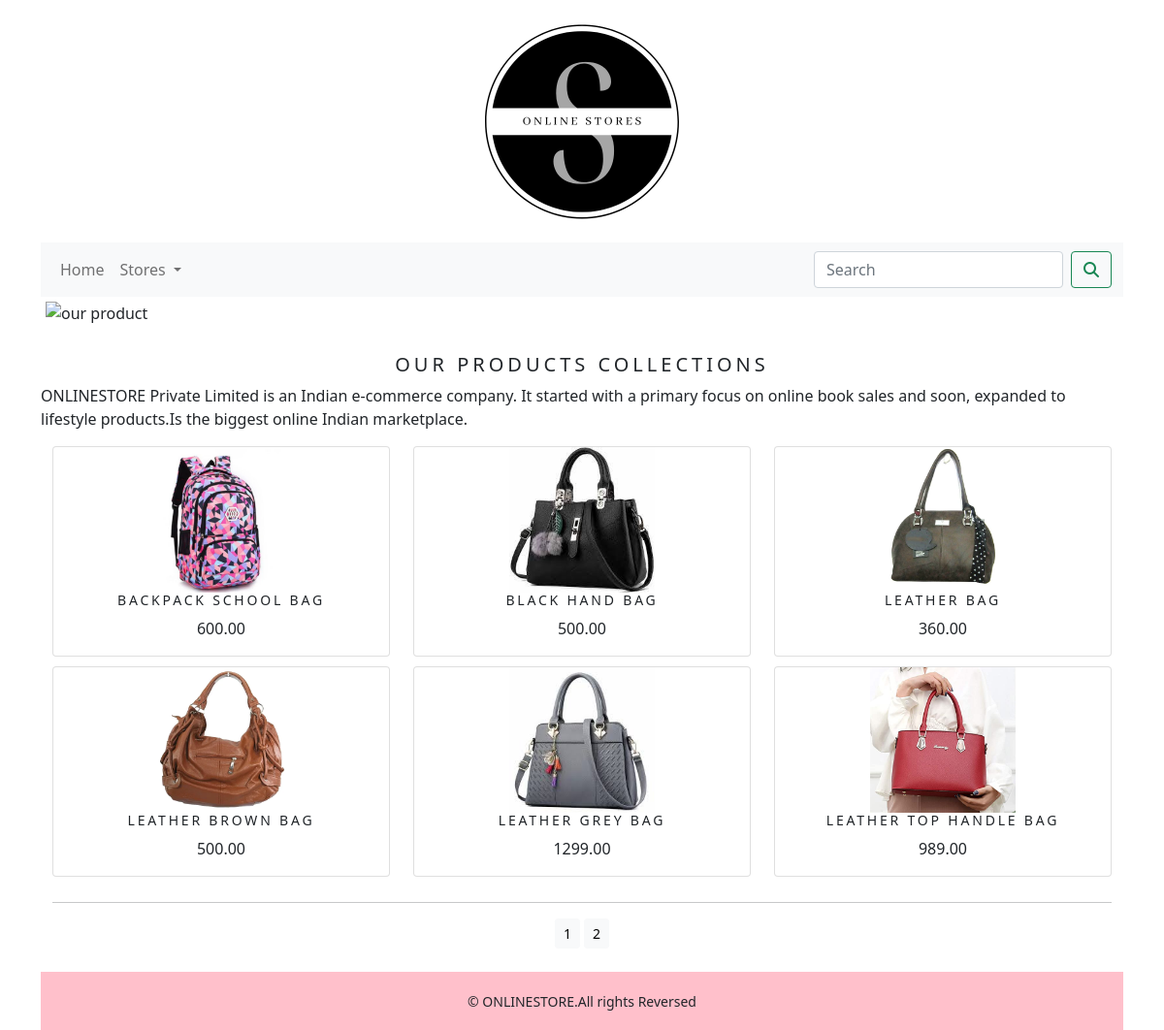
The page /stores/ on the database its author committed.
### stores/models.py (models this page shows, shortened)
class Product(models.Model):
    name = models.CharField(max_length=250, unique=True)
    slug = models.SlugField(max_length=250, unique=True)
    description = models.TextField(blank=True)
    price = models.DecimalField(max_digits=10, decimal_places=2)
    under = models.ForeignKey(Category,on_delete=models.CASCADE)
    image = models.ImageField(upload_to='product', blank=True)
    stock = models.IntegerField()
    available = models.BooleanField(default=True)
    created = models.DateTimeField(auto_now_add=True)
    updated = models.DateTimeField(auto_now=True)
    def get_url(self):
        return reverse('stores:ProdCatDetail', args=[self.under.slug, self.slug])
    class Meta:
        ordering = ('name',)
        verbose_name = 'product'
        verbose_name_plural = 'products'

### stores/views.py (the view)
# urls.py: path('',views.allProdCat,name='allProdCat'),
def allProdCat(request,c_slug=None):
    c_page=None
    products_list=None
    if c_slug!=None:
        c_page=get_object_or_404(Category,slug=c_slug)
        products_list=Product.objects.all().filter(under=c_page, available=True)
    else:
        products_list=Product.objects.all().filter(available=True)
    paginator=Paginator(products_list,6)
    try:
        page=int(request.GET.get('page','1'))
    except:
        page=1
    try:
        products=paginator.page(page)
    except (EmptyPage,InvalidPage):
        products=paginator.page(paginator.num_pages)
    return render(request,'category.html',dict(category=c_page,products=products))

### cartapp/context_processors.py (called while the page is built)
def counter(request):
    item_count=0
    if 'admin' in request.path:
        return {}
    else:
        try:
            cart=Cart.objects.filter(cart_id=_cart_id(request))
            cart_items=CartItem.objects.all().filter(cart=cart[:1])
            for cart_item in cart_items:
                item_count +=cart_item.quantity
        except Cart.DoesNotExist:
            item_count=0
    return dict(item_count=item_count)

### cartapp/views.py (called while the page is built)
def _cart_id(request):
    cart = request.session.session_key
    if not cart:
        cart = request.session.create()
    return cart

### stores/context_processors.py (called while the page is built)
def menu_links(request):
    links=Category.objects.all()
    return dict(links=links)

### stores/models.py (called while the page is built)
    def get_url(self):
        return reverse('stores:products_by_category', args=[self.slug])

### templates/category.html (shortened to what this page needs)
{% extends 'base.html' %}
{% load static %}
{% block content %}
<div class="mx_auto">
  {% if category %}
      <img class="center" src="{{category.image.url}}" alt="{{category.name}}" style="width:450px; height:450px;">
</div>
<br>
      <div>
      <h1 class="text-center my_title">{{category.name}}</h1>
      <p class="text-justify">{{category.description}}</p>
      </div>
  {% else %}
      <div>
        <img class="my_image my_image_padding" src="{% static 'img/banner.png' %}" alt="our product" width="1115px;">
      </div>
       <br>
      <div>
        <h1 class="text-center my_title">Our Products Collections</h1>
        <p class="text-justify">ONLINESTORE Private Limited is an Indian e-commerce company. It started with a primary focus on online book sales and soon, expanded to lifestyle products.Is the biggest online Indian marketplace.</p>
      </div>
  {% endif %}
<div class="container">
  <div class="row">
    {% for product in products.object_list %}
          <div class="my_bottom_margin col-9 col-sm-12 col-md-12 col-lg-4">
              <div class="card text-center" style="min-width:18rem;">
                  <a href="{{product.get_url}}"><img class="card-image-top my_image" src="{{product.image.url}}" alt="{{product.name}}" style="width:150px; height:150px;"></a>
                  <div class="card_body">
                      <h4>{{product.name}}</h4>
                      <p>{{product.price}}</p>
                  </div>
              </div>
          </div>
    {% endfor %}
  </div>
    <div class="mx_auto">
        {% if products.paginator.num_pages > 1 %}
        <hr>
        <div class="text-center">
            {% for pg in products.paginator.page_range %}
            <a href="?page={{pg}}" class="btn btn-light btn-sm {% if product.number == pg %} active {% endif %}"> {{pg}} </a>
            {% endfor %}
        </div>
        {% endif %}
    </div>
    <br>
</div>
{% endblock %}

### templates/base.html (shortened to what this page needs)
{% load static %}
<!DOCTYPE html>
<html lang="en">
<head>
    <link rel="stylesheet" href="{% static 'css/custom.css' %}">
    <link href="{% static 'css/bootstrap.min.css' %}" rel="stylesheet">
</head>
<body>
<div class="container">
    {% include 'header.html' %}
    {% include 'navbar.html' %}
    {% block content %}
    {% endblock %}
</div>
{% include 'footer.html' %}
</body>
</html>

### templates/header.html
{% load static %}
<header>
    <center>
        <a href="{% url 'stores:allProdCat' %}"><img src="{% static 'img/logo.png' %}" alt="logimage" width="250"; height="250";></a>
    </center>
</header>

### templates/navbar.html (shortened to what this page needs)
<nav class="navbar navbar-expand-lg navbar-light bg-light">
  <div class="container-fluid">
    <div class="collapse navbar-collapse" id="navbarSupportedContent">
      <ul class="navbar-nav me-auto mb-2 mb-lg-0">
        <li class="nav-item">
          <a class="nav-link" href="#">Home</a>
        </li>
        <li class="nav-item dropdown {% if 'stores' in request.path %} active {% endif %}">
          <a class="nav-link dropdown-toggle" href="#" id="navbarDropdown" role="button" data-bs-toggle="dropdown" aria-expanded="false">
            Stores
          </a>
        </li>
      </ul>
      <form class="d-flex" action="{% url 'searchapp:Searchresult' %}" method="get">
        <input class="form-control me-2" type="search" placeholder="Search" name="q" aria-label="Search">
        <button class="btn btn-outline-success" type="submit"><i class="fa fa-search"></i> </button>
      </form>
    </div>
  </div>
</nav>

### templates/footer.html
<div class="footer navbar-fixed-bottom my_footer">
    <p class="text-center">&copy; ONLINESTORE.All rights Reversed</p>
</div>

### static/css/custom.css (style rules this page uses)
.my_footer { background-color : pink; height : 60px; }
.my_footer p { padding-top : 20px; font-size : 14px; }
.my_image { width : 100%; height : auto; }
.my_title { font-size : 20px; text-transform : uppercase; letter-spacing : .2em; }
.my_image_padding { padding : 5px; }
.my_bottom_margin { margin-bottom : 10px; }
.card_body h4 { font-size : 14px; text-transform : uppercase; letter-spacing : .2em; }

### rows shown on the page
Product: image (picture), name "BACKPACK SCHOOL BAG", price "600.00"
Product: image (picture), name "BLACK HAND BAG", price "500.00"
Product: image (picture), name "LEATHER BAG", price "360.00"
Product: image (picture), name "LEATHER BROWN BAG", price "500.00"
Product: image (picture), name "LEATHER GREY BAG", price "1299.00"
Product: image (picture), name "LEATHER TOP HANDLE BAG", price "989.00"

### other values the page prints
{{ pg }} "1" "2"
